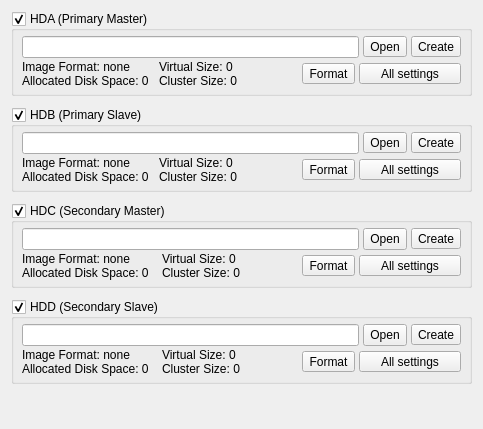
          <widget class="QWidget" name="Tab_HDD">
           <attribute name="title">
            <string>HDD</string>
           </attribute>
           <layout class="QVBoxLayout" name="verticalLayout_9">
            <item>
             <widget class="QGroupBox" name="GB_HDA">
              <property name="title">
               <string>HDA (Primary Master)</string>
              </property>
              <property name="checkable">
               <bool>true</bool>
              </property>
              <property name="checked">
               <bool>true</bool>
              </property>
              <layout class="QGridLayout" name="gridLayout_18">
               <property name="leftMargin">
                <number>8</number>
               </property>
               <property name="topMargin">
                <number>5</number>
               </property>
               <property name="rightMargin">
                <number>8</number>
               </property>
               <property name="bottomMargin">
                <number>5</number>
               </property>
               <property name="horizontalSpacing">
                <number>4</number>
               </property>
               <property name="verticalSpacing">
                <number>2</number>
               </property>
               <item row="0" column="0" colspan="4">
                <widget class="QLineEdit" name="Edit_HDA_Image_Path"/>
               </item>
               <item row="0" column="4">
                <widget class="QToolButton" name="TB_HDA_SetPath">
                 <property name="sizePolicy">
                  <sizepolicy hsizetype="Fixed" vsizetype="Fixed">
                   <horstretch>0</horstretch>
                   <verstretch>0</verstretch>
                  </sizepolicy>
                 </property>
                 <property name="toolTip">
                  <string>Select Disk Image</string>
                 </property>
                 <property name="text">
                  <string>Open</string>
                 </property>
                 <property name="icon">
                  <iconset resource="images.qrc">
                   <normaloff>:/open-file.png</normaloff>:/open-file.png</iconset>
                 </property>
                 <property name="toolButtonStyle">
                  <enum>Qt::ToolButtonIconOnly</enum>
                 </property>
                </widget>
               </item>
               <item row="0" column="5">
                <widget class="QToolButton" name="TB_HDA_Create_HDD">
                 <property name="sizePolicy">
                  <sizepolicy hsizetype="Fixed" vsizetype="Fixed">
                   <horstretch>0</horstretch>
                   <verstretch>0</verstretch>
                  </sizepolicy>
                 </property>
                 <property name="toolTip">
                  <string>Create New HDD</string>
                 </property>
                 <property name="text">
                  <string>Create</string>
                 </property>
                 <property name="icon">
                  <iconset resource="images.qrc">
                   <normaloff>:/add.png</normaloff>:/add.png</iconset>
                 </property>
                 <property name="toolButtonStyle">
                  <enum>Qt::ToolButtonIconOnly</enum>
                 </property>
                </widget>
               </item>
               <item row="1" column="0">
                <layout class="QHBoxLayout" name="horizontalLayout_16">
                 <property name="sizeConstraint">
                  <enum>QLayout::SetMinimumSize</enum>
                 </property>
                 <item>
                  <widget class="QLabel" name="Label_HDA_Info_L">
                   <property name="text">
                    <string>Image Format: none
Allocated Disk Space: 0</string>
                   </property>
                   <property name="textInteractionFlags">
                    <set>Qt::TextSelectableByMouse</set>
                   </property>
                  </widget>
                 </item>
                 <item>
                  <spacer name="horizontalSpacer_14">
                   <property name="orientation">
                    <enum>Qt::Horizontal</enum>
                   </property>
                   <property name="sizeType">
                    <enum>QSizePolicy::Fixed</enum>
                   </property>
                   <property name="sizeHint" stdset="0">
                    <size>
                     <width>10</width>
                     <height>15</height>
                    </size>
                   </property>
                  </spacer>
                 </item>
                 <item>
                  <widget class="QLabel" name="Label_HDA_Info_R">
                   <property name="text">
                    <string>Virtual Size: 0
Cluster Size: 0</string>
                   </property>
                  </widget>
                 </item>
                </layout>
               </item>
               <item row="1" column="1">
                <spacer name="horizontalSpacer_7">
                 <property name="orientation">
                  <enum>Qt::Horizontal</enum>
                 </property>
                 <property name="sizeHint" stdset="0">
                  <size>
                   <width>57</width>
                   <height>20</height>
                  </size>
                 </property>
                </spacer>
               </item>
               <item row="1" column="2">
                <widget class="QToolButton" name="TB_HDA_Format_HDD">
                 <property name="sizePolicy">
                  <sizepolicy hsizetype="Minimum" vsizetype="Fixed">
                   <horstretch>0</horstretch>
                   <verstretch>0</verstretch>
                  </sizepolicy>
                 </property>
                 <property name="text">
                  <string>Format</string>
                 </property>
                 <property name="icon">
                  <iconset resource="images.qrc">
                   <normaloff>:/eraser.png</normaloff>:/eraser.png</iconset>
                 </property>
                 <property name="toolButtonStyle">
                  <enum>Qt::ToolButtonTextBesideIcon</enum>
                 </property>
                </widget>
               </item>
               <item row="1" column="3" colspan="3">
                <widget class="QToolButton" name="TB_HDA_Advanced_Settings">
                 <property name="enabled">
                  <bool>true</bool>
                 </property>
                 <property name="sizePolicy">
                  <sizepolicy hsizetype="Minimum" vsizetype="Fixed">
                   <horstretch>0</horstretch>
                   <verstretch>0</verstretch>
                  </sizepolicy>
                 </property>
                 <property name="text">
                  <string>All settings</string>
                 </property>
                 <property name="icon">
                  <iconset resource="images.qrc">
                   <normaloff>:/configure.png</normaloff>:/configure.png</iconset>
                 </property>
                 <property name="toolButtonStyle">
                  <enum>Qt::ToolButtonTextBesideIcon</enum>
                 </property>
                </widget>
               </item>
              </layout>
             </widget>
            </item>
            <item>
             <spacer name="verticalSpacer_11">
              <property name="orientation">
               <enum>Qt::Vertical</enum>
              </property>
              <property name="sizeType">
               <enum>QSizePolicy::Fixed</enum>
              </property>
              <property name="sizeHint" stdset="0">
               <size>
                <width>200</width>
                <height>5</height>
               </size>
              </property>
             </spacer>
            </item>
            <item>
             <widget class="QGroupBox" name="GB_HDB">
              <property name="title">
               <string>HDB (Primary Slave)</string>
              </property>
              <property name="checkable">
               <bool>true</bool>
              </property>
              <property name="checked">
               <bool>true</bool>
              </property>
              <layout class="QGridLayout" name="gridLayout_17">
               <property name="leftMargin">
                <number>8</number>
               </property>
               <property name="topMargin">
                <number>5</number>
               </property>
               <property name="rightMargin">
                <number>8</number>
               </property>
               <property name="bottomMargin">
                <number>5</number>
               </property>
               <property name="horizontalSpacing">
                <number>4</number>
               </property>
               <property name="verticalSpacing">
                <number>2</number>
               </property>
               <item row="0" column="0" colspan="4">
                <widget class="QLineEdit" name="Edit_HDB_Image_Path"/>
               </item>
               <item row="0" column="4">
                <widget class="QToolButton" name="TB_HDB_SetPath">
                 <property name="sizePolicy">
                  <sizepolicy hsizetype="Fixed" vsizetype="Fixed">
                   <horstretch>0</horstretch>
                   <verstretch>0</verstretch>
                  </sizepolicy>
                 </property>
                 <property name="toolTip">
                  <string>Select Disk Image</string>
                 </property>
                 <property name="text">
                  <string>Open</string>
                 </property>
                 <property name="icon">
                  <iconset resource="images.qrc">
                   <normaloff>:/open-file.png</normaloff>:/open-file.png</iconset>
                 </property>
                 <property name="toolButtonStyle">
                  <enum>Qt::ToolButtonIconOnly</enum>
                 </property>
                </widget>
               </item>
               <item row="0" column="5">
                <widget class="QToolButton" name="TB_HDB_Create_HDD">
                 <property name="sizePolicy">
                  <sizepolicy hsizetype="Fixed" vsizetype="Fixed">
                   <horstretch>0</horstretch>
                   <verstretch>0</verstretch>
                  </sizepolicy>
                 </property>
                 <property name="toolTip">
                  <string>Create New HDD</string>
                 </property>
                 <property name="text">
                  <string>Create</string>
                 </property>
                 <property name="icon">
                  <iconset resource="images.qrc">
                   <normaloff>:/add.png</normaloff>:/add.png</iconset>
                 </property>
                 <property name="toolButtonStyle">
                  <enum>Qt::ToolButtonIconOnly</enum>
                 </property>
                </widget>
               </item>
               <item row="1" column="0">
                <layout class="QHBoxLayout" name="horizontalLayout_17">
                 <property name="sizeConstraint">
                  <enum>QLayout::SetMinimumSize</enum>
                 </property>
                 <item>
                  <widget class="QLabel" name="Label_HDB_Info_L">
                   <property name="text">
                    <string>Image Format: none
Allocated Disk Space: 0</string>
                   </property>
                   <property name="textInteractionFlags">
                    <set>Qt::TextSelectableByMouse</set>
                   </property>
                  </widget>
                 </item>
                 <item>
                  <spacer name="horizontalSpacer_15">
                   <property name="orientation">
                    <enum>Qt::Horizontal</enum>
                   </property>
                   <property name="sizeType">
                    <enum>QSizePolicy::Fixed</enum>
                   </property>
                   <property name="sizeHint" stdset="0">
                    <size>
                     <width>10</width>
                     <height>15</height>
                    </size>
                   </property>
                  </spacer>
                 </item>
                 <item>
                  <widget class="QLabel" name="Label_HDB_Info_R">
                   <property name="text">
                    <string>Virtual Size: 0
Cluster Size: 0</string>
                   </property>
                  </widget>
                 </item>
                </layout>
               </item>
               <item row="1" column="1">
                <spacer name="horizontalSpacer_12">
                 <property name="orientation">
                  <enum>Qt::Horizontal</enum>
                 </property>
                 <property name="sizeHint" stdset="0">
                  <size>
                   <width>57</width>
                   <height>20</height>
                  </size>
                 </property>
                </spacer>
               </item>
               <item row="1" column="2">
                <widget class="QToolButton" name="TB_HDB_Format_HDD">
                 <property name="sizePolicy">
                  <sizepolicy hsizetype="Minimum" vsizetype="Fixed">
                   <horstretch>0</horstretch>
                   <verstretch>0</verstretch>
                  </sizepolicy>
                 </property>
                 <property name="text">
                  <string>Format</string>
                 </property>
                 <property name="icon">
                  <iconset resource="images.qrc">
                   <normaloff>:/eraser.png</normaloff>:/eraser.png</iconset>
                 </property>
                 <property name="toolButtonStyle">
                  <enum>Qt::ToolButtonTextBesideIcon</enum>
                 </property>
                </widget>
               </item>
               <item row="1" column="3" colspan="3">
                <widget class="QToolButton" name="TB_HDB_Advanced_Settings">
                 <property name="enabled">
                  <bool>true</bool>
                 </property>
                 <property name="sizePolicy">
                  <sizepolicy hsizetype="Minimum" vsizetype="Fixed">
                   <horstretch>0</horstretch>
                   <verstretch>0</verstretch>
                  </sizepolicy>
                 </property>
                 <property name="text">
                  <string>All settings</string>
                 </property>
                 <property name="icon">
                  <iconset resource="images.qrc">
                   <normaloff>:/configure.png</normaloff>:/configure.png</iconset>
                 </property>
                 <property name="toolButtonStyle">
                  <enum>Qt::ToolButtonTextBesideIcon</enum>
                 </property>
                </widget>
               </item>
              </layout>
             </widget>
            </item>
            <item>
             <spacer name="verticalSpacer_13">
              <property name="orientation">
               <enum>Qt::Vertical</enum>
              </property>
              <property name="sizeType">
               <enum>QSizePolicy::Fixed</enum>
              </property>
              <property name="sizeHint" stdset="0">
               <size>
                <width>200</width>
                <height>5</height>
               </size>
              </property>
             </spacer>
            </item>
            <item>
             <widget class="QGroupBox" name="GB_HDC">
              <property name="title">
               <string>HDC (Secondary Master)</string>
              </property>
              <property name="checkable">
               <bool>true</bool>
              </property>
              <property name="checked">
               <bool>true</bool>
              </property>
              <layout class="QGridLayout" name="gridLayout_15">
               <property name="leftMargin">
                <number>8</number>
               </property>
               <property name="topMargin">
                <number>5</number>
               </property>
               <property name="rightMargin">
                <number>8</number>
               </property>
               <property name="bottomMargin">
                <number>5</number>
               </property>
               <property name="horizontalSpacing">
                <number>4</number>
               </property>
               <property name="verticalSpacing">
                <number>2</number>
               </property>
               <item row="0" column="0" colspan="4">
                <widget class="QLineEdit" name="Edit_HDC_Image_Path"/>
               </item>
               <item row="0" column="4">
                <widget class="QToolButton" name="TB_HDC_SetPath">
                 <property name="sizePolicy">
                  <sizepolicy hsizetype="Fixed" vsizetype="Minimum">
                   <horstretch>0</horstretch>
                   <verstretch>0</verstretch>
                  </sizepolicy>
                 </property>
                 <property name="toolTip">
                  <string>Select Disk Image</string>
                 </property>
                 <property name="text">
                  <string>Open</string>
                 </property>
                 <property name="icon">
                  <iconset resource="images.qrc">
                   <normaloff>:/open-file.png</normaloff>:/open-file.png</iconset>
                 </property>
                 <property name="toolButtonStyle">
                  <enum>Qt::ToolButtonIconOnly</enum>
                 </property>
                </widget>
               </item>
               <item row="0" column="5">
                <widget class="QToolButton" name="TB_HDC_Create_HDD">
                 <property name="sizePolicy">
                  <sizepolicy hsizetype="Fixed" vsizetype="Fixed">
                   <horstretch>0</horstretch>
                   <verstretch>0</verstretch>
                  </sizepolicy>
                 </property>
                 <property name="toolTip">
                  <string>Create New HDD</string>
                 </property>
                 <property name="text">
                  <string>Create</string>
                 </property>
                 <property name="icon">
                  <iconset resource="images.qrc">
                   <normaloff>:/add.png</normaloff>:/add.png</iconset>
                 </property>
                 <property name="toolButtonStyle">
                  <enum>Qt::ToolButtonIconOnly</enum>
                 </property>
                </widget>
               </item>
               <item row="1" column="0">
                <layout class="QHBoxLayout" name="horizontalLayout_18">
                 <property name="sizeConstraint">
                  <enum>QLayout::SetMinimumSize</enum>
                 </property>
                 <item>
                  <widget class="QLabel" name="Label_HDC_Info_L">
                   <property name="text">
                    <string>Image Format: none
Allocated Disk Space: 0</string>
                   </property>
                   <property name="textInteractionFlags">
                    <set>Qt::TextSelectableByMouse</set>
                   </property>
                  </widget>
                 </item>
                 <item>
                  <spacer name="horizontalSpacer_16">
                   <property name="orientation">
                    <enum>Qt::Horizontal</enum>
                   </property>
                   <property name="sizeType">
                    <enum>QSizePolicy::Fixed</enum>
                   </property>
                   <property name="sizeHint" stdset="0">
                    <size>
                     <width>13</width>
                     <height>17</height>
                    </size>
                   </property>
                  </spacer>
                 </item>
                 <item>
                  <widget class="QLabel" name="Label_HDC_Info_R">
                   <property name="text">
                    <string>Virtual Size: 0
Cluster Size: 0</string>
                   </property>
                  </widget>
                 </item>
                </layout>
               </item>
               <item row="1" column="1">
                <spacer name="horizontalSpacer_13">
                 <property name="orientation">
                  <enum>Qt::Horizontal</enum>
                 </property>
                 <property name="sizeHint" stdset="0">
                  <size>
                   <width>54</width>
                   <height>20</height>
                  </size>
                 </property>
                </spacer>
               </item>
               <item row="1" column="2">
                <widget class="QToolButton" name="TB_HDC_Format_HDD">
                 <property name="sizePolicy">
                  <sizepolicy hsizetype="Minimum" vsizetype="Fixed">
                   <horstretch>0</horstretch>
                   <verstretch>0</verstretch>
                  </sizepolicy>
                 </property>
                 <property name="text">
                  <string>Format</string>
                 </property>
                 <property name="icon">
                  <iconset resource="images.qrc">
                   <normaloff>:/eraser.png</normaloff>:/eraser.png</iconset>
                 </property>
                 <property name="toolButtonStyle">
                  <enum>Qt::ToolButtonTextBesideIcon</enum>
                 </property>
                </widget>
               </item>
               <item row="1" column="3" colspan="3">
                <widget class="QToolButton" name="TB_HDC_Advanced_Settings">
                 <property name="enabled">
                  <bool>true</bool>
                 </property>
                 <property name="sizePolicy">
                  <sizepolicy hsizetype="Minimum" vsizetype="Fixed">
                   <horstretch>0</horstretch>
                   <verstretch>0</verstretch>
                  </sizepolicy>
                 </property>
                 <property name="text">
                  <string>All settings</string>
                 </property>
                 <property name="icon">
                  <iconset resource="images.qrc">
                   <normaloff>:/configure.png</normaloff>:/configure.png</iconset>
                 </property>
                 <property name="toolButtonStyle">
                  <enum>Qt::ToolButtonTextBesideIcon</enum>
                 </property>
                </widget>
               </item>
              </layout>
             </widget>
            </item>
            <item>
             <spacer name="verticalSpacer_14">
              <property name="orientation">
               <enum>Qt::Vertical</enum>
              </property>
              <property name="sizeType">
               <enum>QSizePolicy::Fixed</enum>
              </property>
              <property name="sizeHint" stdset="0">
               <size>
                <width>200</width>
                <height>5</height>
               </size>
              </property>
             </spacer>
            </item>
            <item>
             <widget class="QGroupBox" name="GB_HDD">
              <property name="title">
               <string>HDD (Secondary Slave)</string>
              </property>
              <property name="checkable">
               <bool>true</bool>
              </property>
              <property name="checked">
               <bool>true</bool>
              </property>
              <layout class="QGridLayout" name="gridLayout">
               <property name="leftMargin">
                <number>8</number>
               </property>
               <property name="topMargin">
                <number>5</number>
               </property>
               <property name="rightMargin">
                <number>8</number>
               </property>
               <property name="bottomMargin">
                <number>5</number>
               </property>
               <property name="horizontalSpacing">
                <number>4</number>
               </property>
               <property name="verticalSpacing">
                <number>2</number>
               </property>
               <item row="0" column="0" colspan="4">
                <widget class="QLineEdit" name="Edit_HDD_Image_Path"/>
               </item>
               <item row="0" column="4">
                <widget class="QToolButton" name="TB_HDD_SetPath">
                 <property name="sizePolicy">
                  <sizepolicy hsizetype="Fixed" vsizetype="Minimum">
                   <horstretch>0</horstretch>
                   <verstretch>0</verstretch>
                  </sizepolicy>
                 </property>
                 <property name="toolTip">
                  <string>Select Disk Image</string>
                 </property>
                 <property name="text">
                  <string>Open</string>
                 </property>
                 <property name="icon">
                  <iconset resource="images.qrc">
                   <normaloff>:/open-file.png</normaloff>:/open-file.png</iconset>
                 </property>
                 <property name="toolButtonStyle">
                  <enum>Qt::ToolButtonIconOnly</enum>
                 </property>
                </widget>
               </item>
               <item row="0" column="5">
                <widget class="QToolButton" name="TB_HDD_Create_HDD">
                 <property name="sizePolicy">
                  <sizepolicy hsizetype="Fixed" vsizetype="Fixed">
                   <horstretch>0</horstretch>
                   <verstretch>0</verstretch>
                  </sizepolicy>
                 </property>
                 <property name="toolTip">
                  <string>Create New HDD</string>
                 </property>
                 <property name="text">
                  <string>Create</string>
                 </property>
                 <property name="icon">
                  <iconset resource="images.qrc">
                   <normaloff>:/add.png</normaloff>:/add.png</iconset>
                 </property>
                 <property name="toolButtonStyle">
                  <enum>Qt::ToolButtonIconOnly</enum>
                 </property>
                </widget>
               </item>
               <item row="1" column="0">
                <layout class="QHBoxLayout" name="horizontalLayout_19">
                 <property name="sizeConstraint">
                  <enum>QLayout::SetMinimumSize</enum>
                 </property>
                 <item>
                  <widget class="QLabel" name="Label_HDD_Info_L">
                   <property name="text">
                    <string>Image Format: none
Allocated Disk Space: 0</string>
                   </property>
                   <property name="textInteractionFlags">
                    <set>Qt::TextSelectableByMouse</set>
                   </property>
                  </widget>
                 </item>
                 <item>
                  <spacer name="horizontalSpacer_17">
                   <property name="orientation">
                    <enum>Qt::Horizontal</enum>
                   </property>
                   <property name="sizeType">
                    <enum>QSizePolicy::Fixed</enum>
                   </property>
                   <property name="sizeHint" stdset="0">
                    <size>
                     <width>13</width>
                     <height>17</height>
                    </size>
                   </property>
                  </spacer>
                 </item>
                 <item>
                  <widget class="QLabel" name="Label_HDD_Info_R">
                   <property name="text">
                    <string>Virtual Size: 0
Cluster Size: 0</string>
                   </property>
                  </widget>
                 </item>
                </layout>
               </item>
               <item row="1" column="1">
                <spacer name="horizontalSpacer_18">
                 <property name="orientation">
                  <enum>Qt::Horizontal</enum>
                 </property>
                 <property name="sizeHint" stdset="0">
                  <size>
                   <width>54</width>
                   <height>20</height>
                  </size>
                 </property>
                </spacer>
               </item>
               <item row="1" column="2">
                <widget class="QToolButton" name="TB_HDD_Format_HDD">
                 <property name="sizePolicy">
                  <sizepolicy hsizetype="Minimum" vsizetype="Fixed">
                   <horstretch>0</horstretch>
                   <verstretch>0</verstretch>
                  </sizepolicy>
                 </property>
                 <property name="text">
                  <string>Format</string>
                 </property>
                 <property name="icon">
                  <iconset resource="images.qrc">
                   <normaloff>:/eraser.png</normaloff>:/eraser.png</iconset>
                 </property>
                 <property name="toolButtonStyle">
                  <enum>Qt::ToolButtonTextBesideIcon</enum>
                 </property>
                </widget>
               </item>
               <item row="1" column="3" colspan="3">
                <widget class="QToolButton" name="TB_HDD_Advanced_Settings">
                 <property name="enabled">
                  <bool>true</bool>
                 </property>
                 <property name="sizePolicy">
                  <sizepolicy hsizetype="Minimum" vsizetype="Fixed">
                   <horstretch>0</horstretch>
                   <verstretch>0</verstretch>
                  </sizepolicy>
                 </property>
                 <property name="text">
                  <string>All settings</string>
                 </property>
                 <property name="icon">
                  <iconset resource="images.qrc">
                   <normaloff>:/configure.png</normaloff>:/configure.png</iconset>
                 </property>
                 <property name="toolButtonStyle">
                  <enum>Qt::ToolButtonTextBesideIcon</enum>
                 </property>
                </widget>
               </item>
              </layout>
             </widget>
            </item>
            <item>
             <spacer name="verticalSpacer_10">
              <property name="orientation">
               <enum>Qt::Vertical</enum>
              </property>
              <property name="sizeHint" stdset="0">
               <size>
                <width>20</width>
                <height>34</height>
               </size>
              </property>
             </spacer>
            </item>
           </layout>
          </widget>
